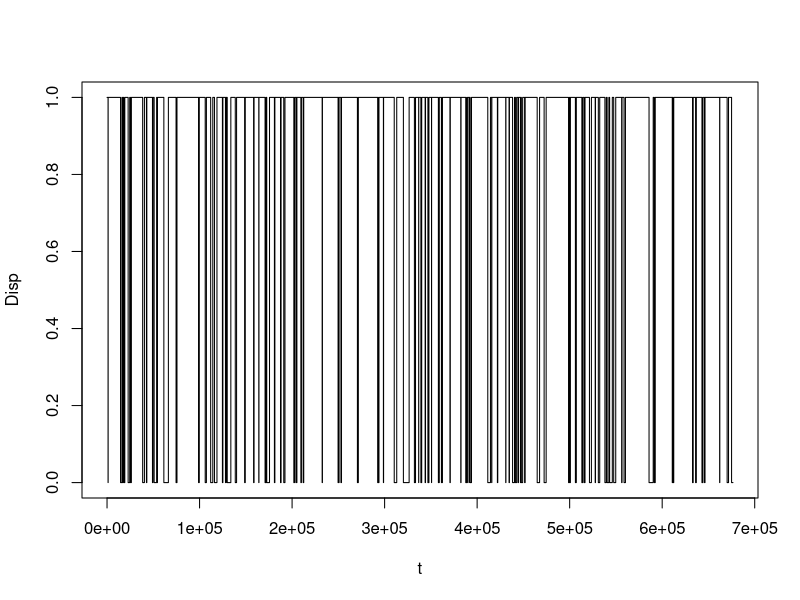
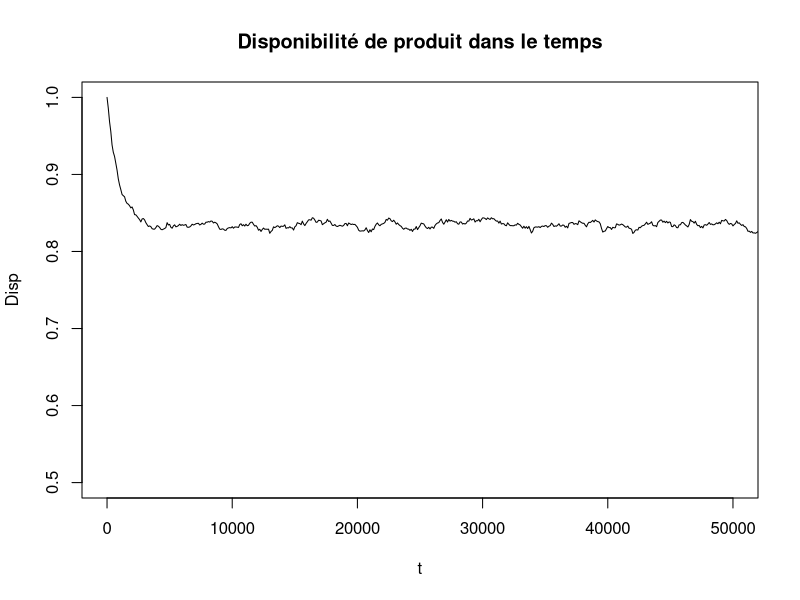

The R source for these figures, in order:
FailureTimes_5=read.csv('FailureTimes_5.csv',sep = ',')
data=FailureTimes_5$Heures

#Necesario haber confirmado que funcione la función exponencial, si no, cambiar

rateU=1/mean(data)

scenarios=5000
n=100

set.seed(111)
U=rexp(n*scenarios,rate=rateU)
U=matrix(U,nrow = scenarios,ncol = n)


rateD=1/mean(data)/0.2

set.seed(222)
D=rexp(n*scenarios,rate=rateD)
D=matrix(D,nrow = scenarios,ncol = n)

##### Une Seul produit #### 
U1=U[1,]
D1=D[1,]

P1=rep(0, n)
R1=rep(0, n)

P1[1]=U1[1]
R1[1]=P1[1]+D1[1]


for(i in 2:n){
  P1[i]=R1[i-1]+U1[i]
  R1[i]=P1[i]+D1[i]
}

t=seq(0,R1[n],100)

Disp=rep(0, length(t))

Disp[1]=1
for(i in 2:length(Disp)){
  Disp[i]=1-sum(P1<=t[i])+sum(R1<=t[i])
}

plot(t,Disp, type = "s")


##### Generic ####

P1=matrix(0,nrow = scenarios,ncol = n)
R1=matrix(0,nrow = scenarios,ncol = n)

P1[,1]=U[,1]
R1[,1]=P1[,1]+D[,1]


for(i in 2:n){
  P1[,i]=R1[,i-1]+U[,i]
  R1[,i]=P1[,i]+D[,i]
}

t=seq(0,max(R1[,n]),100)

Disp=rep(0, length(t))


for(i in 1:length(Disp)){
  Disp[i]=scenarios-sum(P1<=t[i])+sum(R1<=t[i])
}
Disp=Disp/scenarios
plot(t,Disp, type = 'l' ,xlim=c(0, 5*10e3), ylim=c(0.5,1), main='Disponibilité de produit dans le temps')


(1/rateU)/(1/rateU+1/rateD) #Debe converger a este valor.
